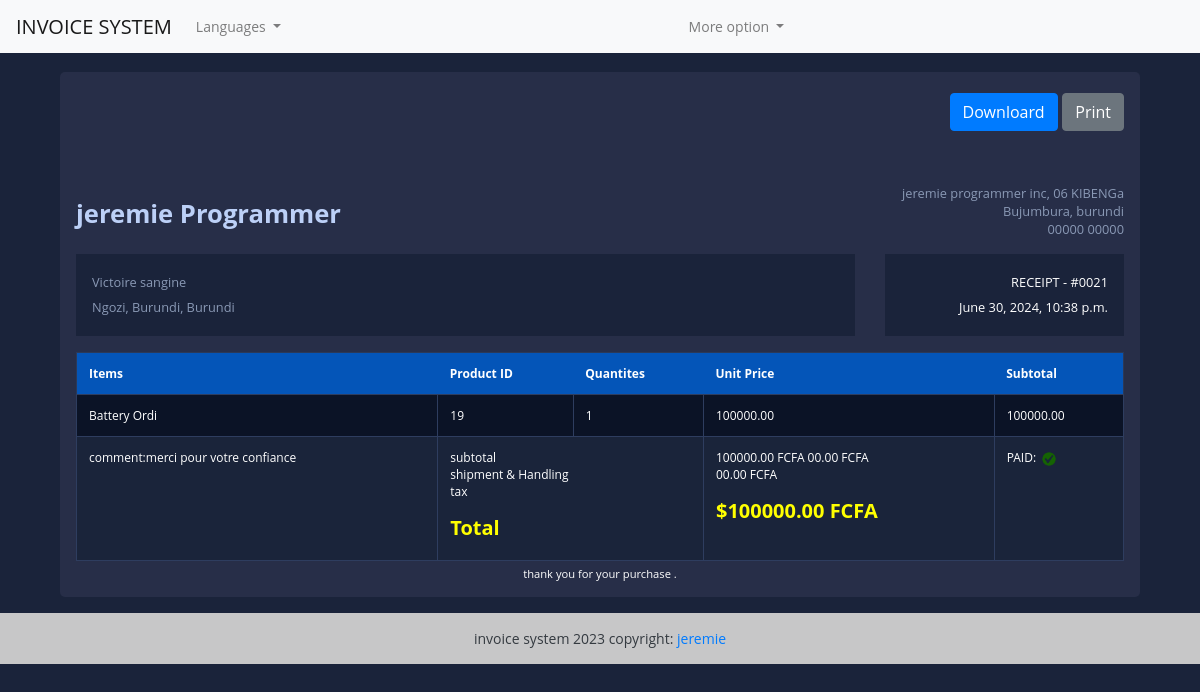
Page /view-invoice/21 (signed in) on the committed database.
### fact_app/models.py (models this page shows, shortened)
class Invoice(models.Model):
  INVOICE_TYPE= (
    ('R', 'RECEIPT'),
    ('P', 'PROFORMA INVOICE'),
    ('I', 'INVOICE')
  )
  customer = models.ForeignKey(Customer, on_delete=models.PROTECT)
  save_by =models.ForeignKey(User, on_delete=models.PROTECT)
  invoice_date_time = models.DateTimeField(auto_now_add=True)
  total = models.DecimalField(max_digits=10000, decimal_places=2)
  last_updated_date = models.DateTimeField(null=True, blank=True)
  paid = models.BooleanField(default=False)
  invoice_type = models.CharField(max_length=1, choices=INVOICE_TYPE)
  comments = models.TextField(null=True, max_length=1000, blank=True)
  class Meta:
    verbose_name = "Invoice"
    verbose_name_plural ="Invoices"
  @property
  def get_total(self):
    articles = self.article_set.all()
    total = sum(article.get_total for article in articles)
    return total

class Customer(models.Model):
  SEX_TYPES =   (
    ('M', 'Masculin'),
    ('F', 'Feminin'),
  )
  name = models.CharField(max_length=132)
  email = models.EmailField()
  phone = models.CharField(max_length=132)
  address = models.CharField(max_length=64)
  sex = models.CharField(max_length=1, choices=SEX_TYPES)
  age =models.CharField(max_length=12)
  city = models.CharField(max_length=32)
  zip_code = models.CharField(max_length=16)
  created_date = models.DateTimeField(auto_now_add=True)
  save_by = models.ForeignKey(User, on_delete=models.PROTECT)
  class Meta:
    verbose_name = "Customer"
    verbose_name_plural ="Customers"

class Article(models.Model):
  invoice = models.ForeignKey(Invoice, on_delete=models.CASCADE)
  name = models.CharField(max_length=32)
  quantity = models.IntegerField()
  unit_price = models.DecimalField(max_digits=1000, decimal_places=2)
  total = models.DecimalField(max_digits=1000, decimal_places=2)
  class Meta:
    verbose_name='Article'
    verbose_name_plural='Articles'
  @property
  def get_total(self):
    total = self.quantity * self.unit_price
    return total

### fact_app/views.py (the view)
# urls.py: path('view-invoice/<int:pk>', views.InvoiceVisualizationView.as_view(), name='view-invoice'),
class InvoiceVisualizationView(LoginRequiredSuperuserMixim, View):
    template_name = 'invoice.html'
    def get(self, request, *args, **kwargs):
      pk = kwargs.get('pk')
      context = get_invoice(pk)
      return render(request, self.template_name, context)

### fact_app/utils.py (called while the page is built)
def get_invoice(pk):
    obj = Invoice.objects.get(pk=pk)
    articles = obj.article_set.all()
    context = {
          'obj': obj,
          'articles': articles
       }
    return context

### templates/invoice.html (shortened to what this page needs)
{% extends "base.html" %}
{% load static %}
{% block content %}
<div class="container">
  <div class="row gutters">
    <div class="col-xl-12 col-lg-12 col-md-12 col-sm-12 col-12">
      <div class="card">
        <div class="card-body p-0">
          <div class="invoice-container">
            <div class="invoice-header">
              <div class="row gutters">
                <div class="col-xl-12 col-lg-12 col-md-12 col-sm-12">
                  <div class="custom-actions-btns mb-5  text-right">
                    <a href="{% url 'invoice-pdf' pk=obj.pk %}" class="btn btn-primary">
                         Downloard
                      </a>
                      <a href="#" class="btn btn-secondary">
                           Print
                        </a>
                  </div>
                </div>
              </div>
              <div class="row gutters">
                      <div class="col-xl-6 col-lg-6 col-md-6 col-sm-6 ">
                        <a href="" class="invoice-logo text-right ">
                           jeremie Programmer
                          </a>
                      </div>
                      <div class="col-lg-6 col-md-6 col-sm-6">
                        <address class="text-right">
                           jeremie programmer inc, 06 KIBENGa<br>
                            Bujumbura, burundi<br>
                            00000 00000
                        </address>
                     </div>
              </div>
              <div class="row gutters">
                <div class="col-xl-9 col-lg-9 col-md-12 col-sm-12 col-12">
                    <div class="invoice-details">
                      <address>
                        {{obj.customer.name}}<br>
                        {{obj.customer.address}}, {{obj.customer.city}}, Burundi
                       </address>
                    </div>
                     </div>
                     <div class="col-xl-3 col-lg-3 col-md-12 col-sm-12 col-12">
                      <div class="invoice-details">
                        <div class="invoice-num">
                           <div>{{obj.get_invoice_type_display}} - #00{{obj.id}}</div>
                           <div>{{obj.invoice_date_time}}</div>
                        </div>
                      </div>
                    </div>
                </div>
            </div>
            <div class="invoice-body">
               <div class="row gutters">
                <div class="col-lg-12 col-md-12 col-sm-12">
                  <div class="table-responsive">
                    <table class="table custom-table m-0">
                        <thead>
                          <tr>
                            <th>Items</th>
                            <th>Product ID</th>
                            <th>Quantites</th>
                            <th>Unit Price</th>
                            <th>Subtotal</th>
                          </tr>
                        </thead>
                        <tbody>
                          {% for article in articles %}
                          <tr>
                            <td>
                              {{article.name}}
                            </td>
                            <td>
                              {{article.id}}
                            </td>
                            <td>
                              {{article.quantity}}
                            </td>
                            <td>
                              {{article.unit_price}}
                            </td>
                            <td>
                              {{article.get_total}}
                            </td>
                          </tr>
                          {% endfor %}
                          <tr>
                            <td>comment:{{obj.comments}}</td>
                            <td colspan="2">
                               <p>
                                subtotal<br>
                                shipment &amp; Handling<br>
                                tax<br>
                               </p>
                               <h5 class="text-success"><strong>Total</strong></h5>
                            </td>
                            <td>
                              <p>
                                {{obj.get_total}} FCFA
                                00.00 FCFA<br>
                                00.00 FCFA<br>
                              </p>
                              <h5 class="text-success"><strong>${{obj.get_total}} FCFA</strong></h5>
                            </td>
                            <td>
                              PAID:
                              {% if obj.paid %}
                              <img class="icon" src="{% static 'images/icon-yes.png' %}" alt="True" style="
                                height: 20px;
                                width: 20px;
                              ";>
                            {% else %}
                              <img class="icon" src="{% static 'images/icon-no.png' %}" alt="False" style="
                                height: 20px;
                                width: 20px;
                              ";>
                            {% endif %}
                      </td>
                          </tr>
                        </tbody>
                    </table>
                  </div>
                </div>
               </div>
            </div>
            <div class="invoice-footer">
              thank you for your purchase .
            </div>
          </div>
        </div>
      </div>
    </div>
  </div>
</div>
{% endblock %}

### static/style.css (style rules this page uses)
body { margin: 0; padding: 0; font: 400 .875rem 'Open Sans', sans-serif; background: #1A233A; color: white; position: relative; height: 100%; }
.invoice-container { padding: 1rem; }
.invoice-container .invoice-header .invoice-logo { margin: 0.8rem 0 0 0; display: inline-block; font-size: 1.6rem; font-weight: 700; color: #bcd0f7; }
.invoice-container .invoice-header address { font-size: 0.8rem; color: #8a99b5; margin: 0; }
.invoice-container .invoice-details { margin: 1rem 0 0 0; padding: 1rem; line-height: 180%; background: #1a233a; }
.invoice-container .invoice-details .invoice-num { text-align: right; font-size: 0.8rem; }
.invoice-container .invoice-body { padding: 1rem 0 0 0; }
.invoice-container .invoice-footer { text-align: center; font-size: 0.7rem; margin: 5px 0 0 0; }
.card { background: #272E48; -webkit-border-radius: 5px; -moz-border-radius: 5px; border-radius: 5px; border: 0; margin-bottom: 1rem; }
.custom-table { border: 1px solid #2b3958; }
.custom-table thead { background-color: #0455b8; }
.custom-table thead th { border: 0; color: white; }
.custom-table>tbody tr:nth-of-type(even) { background-color: #1a243a; }
.custom-table tbody td { color: white; }
.custom-table>tbody td { border: 1px solid #2e3d5f; }
.table { background-color: #0b1326; color: #05070b; font-size: .75rem; }
.text-success { color: yellow !important; }
.custom-actions-btns { margin: auto; display: flex; justify-content: flex-end; }
.custom-actions-btns .btn { margin: .3rem 0 .3rem .3rem; }

### rows in the picture
Invoice: customer.name "Victoire sangine", customer.address "Ngozi", customer.city "Burundi", invoice_type "RECEIPT", id "21", invoice_date_time "June 30, 2024, 10:38 p.m.", comments "merci pour votre confiance", get_total "100000.00"
Article: name "Battery Ordi", id "19", quantity "1", unit_price "100000.00", get_total "100000.00"
